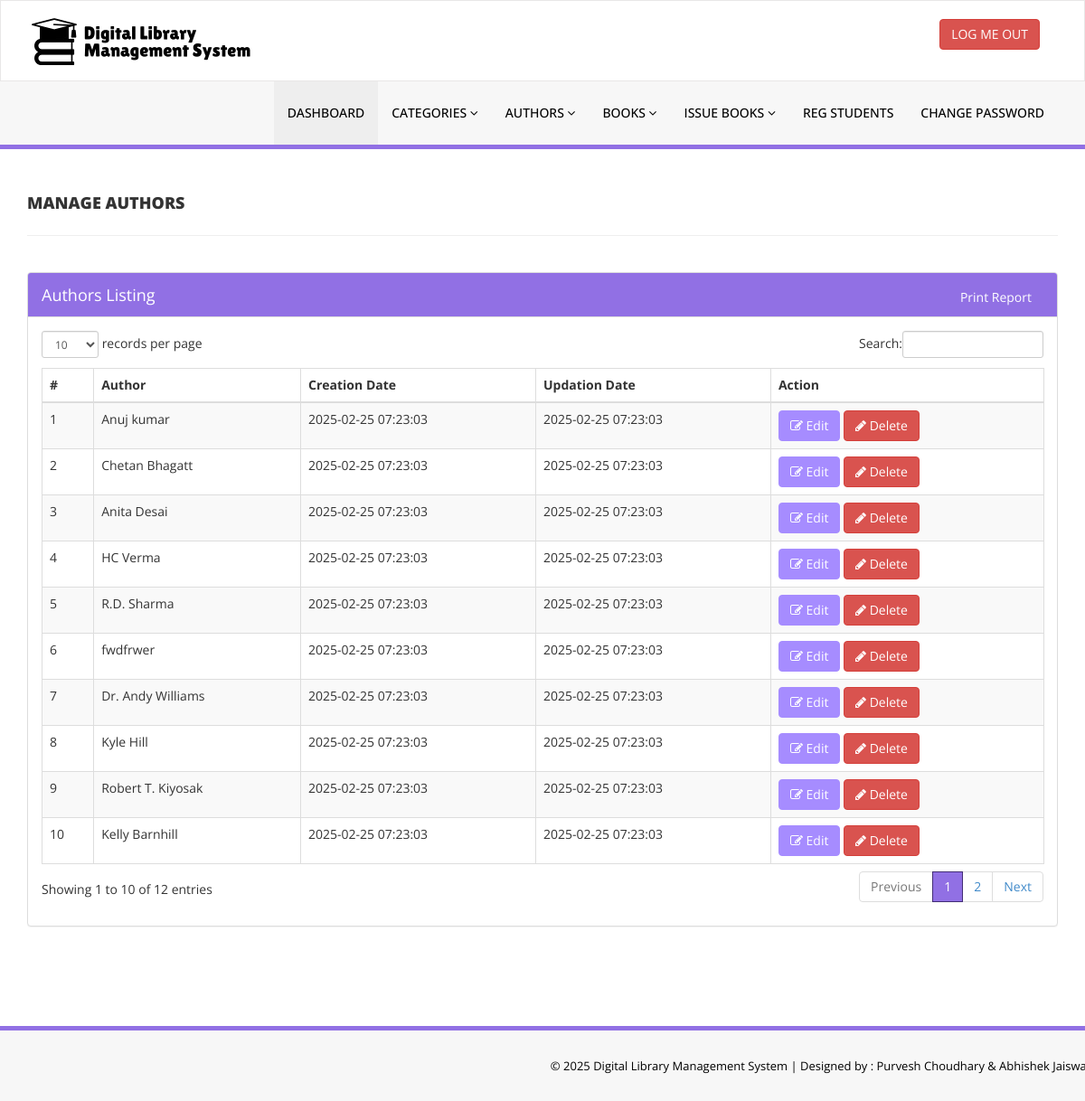
Screenshot of /admin/manage-authors.php (signed in) with the database file from the repository.
### tables this page shows
CREATE TABLE `tblauthors` (
  `id` int(11) NOT NULL,
  `AuthorName` varchar(159) DEFAULT NULL,
  `creationDate` timestamp NULL DEFAULT current_timestamp(),
  `UpdationDate` timestamp NULL DEFAULT NULL ON UPDATE current_timestamp()
);

### admin/manage-authors.php (the view, shortened to what this page needs)
<?php
include('includes/config.php');
if(strlen($_SESSION['alogin'])==0)
    {
header('location:index.php');
}
else{
    ?>
<!DOCTYPE html>
<html xmlns="http://www.w3.org/1999/xhtml">
<head>
    <link href="assets/css/bootstrap.css" rel="stylesheet" />
    <link href="assets/css/font-awesome.css" rel="stylesheet" />
    <link href="assets/js/dataTables/dataTables.bootstrap.css" rel="stylesheet" />
    <link href="assets/css/style.css" rel="stylesheet" />
</head>
<body>
    <?php include('includes/header.php');?>
    <div class="content-wrapper">
        <div class="container">
            <div class="row pad-botm">
                <div class="col-md-12">
                    <h4 class="header-line">Manage Authors</h4>
                </div>
                <div class="row">
                </div>
            </div>
            <div class="row">
                <div class="col-md-12">
                    <div class="panel panel-default">
                        <div class="panel-heading">
                            Authors Listing
                            <button class="btn btn-info" style="float:right" onclick="openColumnSelector()">Print Report</button>
                        </div>
                        <div class="panel-body">
                            <div class="table-responsive">
                                <table class="table table-striped table-bordered table-hover" id="dataTables-example">
                                    <thead>
                                        <tr>
                                            <th>#</th>
                                            <th>Author</th>
                                            <th>Creation Date</th>
                                            <th>Updation Date</th>
                                            <th>Action</th>
                                        </tr>
                                    </thead>
                                    <tbody>
                                        <?php $sql = "SELECT * from  tblauthors";
$query = $dbh -> prepare($sql);
$query->execute();
$results=$query->fetchAll(PDO::FETCH_OBJ);
$cnt=1;
if($query->rowCount() > 0)
{
foreach($results as $result)
{               ?>
                                        <tr class="odd gradeX">
                                            <td class="center"><?php echo htmlentities($cnt);?></td>
                                            <td class="center"><?php echo htmlentities($result->AuthorName);?></td>
                                            <td class="center"><?php echo htmlentities($result->creationDate);?></td>
                                            <td class="center"><?php echo htmlentities($result->UpdationDate);?></td>
                                            <td class="center">
                                                <a
                                                    href="edit-author.php?athrid=<?php echo htmlentities($result->id);?>"><button
                                                        class="btn btn-primary"><i class="fa fa-edit "></i>
                                                        Edit</button>
                                                    <a href="manage-authors.php?del=<?php echo htmlentities($result->id);?>"
                                                        onclick="return confirm('Are you sure you want to delete?');"" >  <button class="
                                                        btn btn-danger"><i class="fa fa-pencil"></i> Delete</button>
                                            </td>
                                        </tr>
                                        <?php $cnt=$cnt+1;}} ?>
                                    </tbody>
                                </table>
                            </div>
                        </div>
                    </div>
                </div>
            </div>
        </div>
    </div>
    <?php include('includes/footer.php');?>
</body>
</html>
<?php } ?>

### admin/assets/css/style.css (style rules this page uses)
.content-wrapper { margin-top: 40px; min-height:800px; padding-bottom:90px; }
.header-line { font-weight:900; padding-bottom:25px; border-bottom:1px solid #eeeeee; text-transform:uppercase; }
.pad-botm { padding-bottom:30px; }

### rows the page displays
tblauthors: AuthorName "Anuj kumar", creationDate "2025-02-25 07:23:03", UpdationDate "2025-02-25 07:23:03"
tblauthors: AuthorName "Chetan Bhagatt", creationDate "2025-02-25 07:23:03", UpdationDate "2025-02-25 07:23:03"
tblauthors: AuthorName "Anita Desai", creationDate "2025-02-25 07:23:03", UpdationDate "2025-02-25 07:23:03"
tblauthors: AuthorName "HC Verma", creationDate "2025-02-25 07:23:03", UpdationDate "2025-02-25 07:23:03"
tblauthors: AuthorName "R.D. Sharma", creationDate "2025-02-25 07:23:03", UpdationDate "2025-02-25 07:23:03"
tblauthors: AuthorName "fwdfrwer", creationDate "2025-02-25 07:23:03", UpdationDate "2025-02-25 07:23:03"
tblauthors: AuthorName "Dr. Andy Williams", creationDate "2025-02-25 07:23:03", UpdationDate "2025-02-25 07:23:03"
tblauthors: AuthorName "Kyle Hill", creationDate "2025-02-25 07:23:03", UpdationDate "2025-02-25 07:23:03"
tblauthors: AuthorName "Robert T. Kiyosak", creationDate "2025-02-25 07:23:03", UpdationDate "2025-02-25 07:23:03"
tblauthors: AuthorName "Kelly Barnhill", creationDate "2025-02-25 07:23:03", UpdationDate "2025-02-25 07:23:03"
